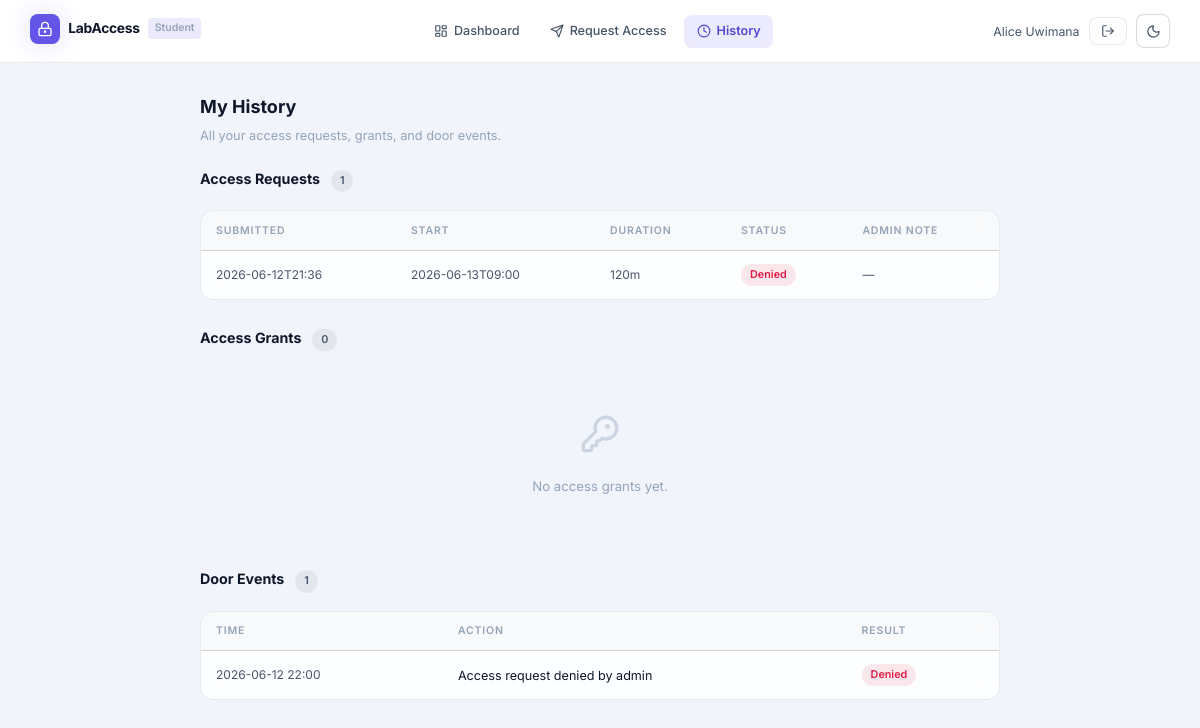
The page /student/history (signed in) on the database its author committed.
### tables this page shows
CREATE TABLE access_requests (
            id                   INTEGER PRIMARY KEY AUTOINCREMENT,
            student_reg          TEXT NOT NULL REFERENCES school_roster(reg_number),
            desired_start        TEXT NOT NULL,
            desired_duration_min INTEGER NOT NULL,
            note                 TEXT,
            card_image           TEXT,
            reco_file            TEXT,
            status               TEXT NOT NULL DEFAULT 'pending',
            admin_note           TEXT,
            decided_by           TEXT,
            grant_id             INTEGER,
            created              TEXT NOT NULL,
            decided_at           TEXT
        );

CREATE TABLE logs (
            id          INTEGER PRIMARY KEY AUTOINCREMENT,
            timestamp   TEXT,
            person_name TEXT,
            person_type TEXT,
            reg_number  TEXT,
            status      TEXT,
            action      TEXT,
            snapshot    TEXT
        );

### app.py (the view)
@app.route("/student/history")
@student_required
def student_history():
    reg      = session["student_reg"]
    roster   = db.get_roster_by_reg(reg)
    student  = db.get_student_by_reg(reg)
    requests = db.get_requests_by_student(reg)
    grants   = db.get_grants_by_student_id(student["id"]) if student else []
    log_list = db.get_logs_by_reg(reg) if student else []
    return render_template("student_history.html",
                           roster=roster, requests=requests,
                           grants=grants, log_list=log_list)

### app.py (called while the page is built)
def student_required(f):
    @wraps(f)
    def wrapper(*args, **kwargs):
        if not session.get("student_reg"):
            return redirect(url_for("student_login"))
        return f(*args, **kwargs)
    return wrapper

@app.context_processor
def inject_admin_globals():
    ctx = {}
    if session.get("logged_in"):
        ctx["pending_requests_count"] = db.get_pending_requests_count()
    return ctx

### database.py (called while the page is built)
def _connect():
    conn = sqlite3.connect(config.DB_PATH)
    conn.row_factory = sqlite3.Row
    conn.execute("PRAGMA foreign_keys = ON")
    return conn

def get_roster_by_reg(reg_number):
    conn = _connect()
    row = conn.execute(
        "SELECT * FROM school_roster WHERE reg_number=?", (reg_number,)
    ).fetchone()
    conn.close()
    return dict(row) if row else None

def get_student_by_reg(reg_number):
    conn = _connect()
    row = conn.execute(
        "SELECT * FROM students WHERE reg_number=?", (reg_number,)
    ).fetchone()
    conn.close()
    return dict(row) if row else None

def get_grants_by_student_id(student_id, limit=20):
    conn = _connect()
    rows = conn.execute(
        """SELECT * FROM access_grants WHERE student_id=?
           ORDER BY start_time DESC LIMIT ?""",
        (student_id, limit),
    ).fetchall()
    conn.close()
    return [dict(r) for r in rows]

def get_requests_by_student(reg_number, limit=20):
    conn = _connect()
    rows = conn.execute(
        "SELECT * FROM access_requests WHERE student_reg=? ORDER BY created DESC LIMIT ?",
        (reg_number, limit),
    ).fetchall()
    conn.close()
    return [dict(r) for r in rows]

def get_logs_by_reg(reg_number, limit=50):
    conn = _connect()
    rows = conn.execute(
        "SELECT * FROM logs WHERE reg_number=? ORDER BY id DESC LIMIT ?",
        (reg_number, limit),
    ).fetchall()
    conn.close()
    return [dict(r) for r in rows]

### templates/student_history.html (shortened to what this page needs)
{% extends "student_base.html" %}
{% set active_page = "history" %}
{% block content %}
<div style="margin-bottom:1.5rem">
  <h2 style="font-size:1.2rem;font-weight:700;color:var(--text-1)">My History</h2>
  <p style="font-size:.85rem;color:var(--text-3);margin-top:.3rem">
    All your access requests, grants, and door events.
  </p>
</div>
<div class="section-header">
  <div class="section-title">
    Access Requests
    <span class="badge badge-neutral" style="margin-left:.5rem">{{ requests|length }}</span>
  </div>
</div>
{% if requests %}
<div class="card" style="margin-bottom:1.8rem;padding:0">
  <div class="table-wrap" style="border:none">
    <table>
      <thead>
        <tr>
          <th>Submitted</th>
          <th>Start</th>
          <th>Duration</th>
          <th>Status</th>
          <th>Admin Note</th>
        </tr>
      </thead>
      <tbody>
        {% for req in requests %}
        <tr>
          <td class="td-muted">{{ req.created[:16] }}</td>
          <td class="td-muted">{{ req.desired_start[:16] }}</td>
          <td class="td-muted">{{ req.desired_duration_min }}m</td>
          <td>
            {% if req.status == 'approved' %}
              <span class="badge badge-green">Approved</span>
            {% elif req.status == 'denied' %}
              <span class="badge badge-red">Denied</span>
            {% else %}
              <span class="badge badge-amber">Pending</span>
            {% endif %}
          </td>
          <td class="td-muted">{{ req.admin_note or '—' }}</td>
        </tr>
        {% endfor %}
      </tbody>
    </table>
  </div>
</div>
{% else %}
<div class="empty-state" style="margin-bottom:1.8rem">
  <i data-lucide="send"></i>
  <p>No access requests yet.</p>
</div>
{% endif %}
<div class="section-header">
  <div class="section-title">
    Access Grants
    <span class="badge badge-neutral" style="margin-left:.5rem">{{ grants|length }}</span>
  </div>
</div>
{% if grants %}
<div class="card" style="margin-bottom:1.8rem;padding:0">
  <div class="table-wrap" style="border:none">
    <table>
      <thead>
        <tr>
          <th>Type</th>
          <th>Start</th>
          <th>End</th>
          <th>Status</th>
        </tr>
      </thead>
      <tbody>
        {% for g in grants %}
        <tr>
          <td>
            <span class="badge badge-neutral">{{ g.reason|title }}</span>
            {% if g.class_label %}
              <div style="font-size:.72rem;color:var(--text-3);margin-top:.15rem">{{ g.class_label }}</div>
            {% endif %}
          </td>
          <td class="td-muted">{{ g.start_time[:16] if g.start_time else '—' }}</td>
          <td class="td-muted">{{ g.end_time[:16] if g.end_time else '—' }}</td>
          <td>
            {% if g.active %}
              <span class="badge badge-green">Active</span>
            {% else %}
              <span class="badge badge-neutral">Ended</span>
            {% endif %}
          </td>
        </tr>
        {% endfor %}
      </tbody>
    </table>
  </div>
</div>
{% else %}
<div class="empty-state" style="margin-bottom:1.8rem">
  <i data-lucide="key-round"></i>
  <p>No access grants yet.</p>
</div>
{% endif %}
<div class="section-header">
  <div class="section-title">
    Door Events
    <span class="badge badge-neutral" style="margin-left:.5rem">{{ log_list|length }}</span>
  </div>
</div>
{% if log_list %}
<div class="card" style="padding:0">
  <div class="table-wrap" style="border:none">
    <table>
      <thead>
        <tr>
          <th>Time</th>
          <th>Action</th>
          <th>Result</th>
        </tr>
      </thead>
      <tbody>
        {% for log in log_list %}
        <tr>
          <td class="td-muted">{{ log.timestamp[:16] if log.timestamp else '—' }}</td>
          <td>{{ log.action or '—' }}</td>
          <td>
            {% if log.status == 'Granted' %}
              <span class="badge badge-green">Granted</span>
            {% elif log.status == 'Denied' %}
              <span class="badge badge-red">Denied</span>
            {% else %}
              <span class="badge badge-neutral">{{ log.status }}</span>
            {% endif %}
          </td>
        </tr>
        {% endfor %}
      </tbody>
    </table>
  </div>
</div>
{% else %}
<div class="empty-state">
  <i data-lucide="activity"></i>
  <p>No door events recorded for your account.</p>
</div>
{% endif %}
{% endblock %}

### static/style.css (style rules this page uses)
:root { --bg-base: #070b14; --bg-raised: #0d1117; --bg-card: rgba(255,255,255,0.035); --bg-card-hover: rgba(255,255,255,0.055); --border: rgba(255,255,255,0.07); --border-bright: rgba(255,255,255,0.13); --accent: #7c6af7; --accent-hover: #9380f9; --accent-dim: rgba(124,106,247,0.18); --accent-glow: 0 0 24px rgba(124,106,247,0.35); --green: #22c55e; --green-dim: rgba(34,197,94,0.14); --green-glow: 0 0 20px rgba(34,197,94,0.3); --red: #f43f5e; --red-dim: rgba(244,63,94,0.14); --red-glow: 0 0 20px rgba(244,63,94,0.3); --amber: #f59e0b; --amber-dim: rgba(245,158,11,0.14); --blue: #38bdf8; --blue-dim: rgba(56,189,248,0.14); --text-1: #e2e8f0; --text-2: #8892a4; --text-3: #4b5563; --sidebar-bg: #070b14; --topbar-bg: rgba(7,11,20,.8); --sidebar-w: 248px; --radius: 14px; --radius-sm: 8px; --shadow: 0 4px 24px rgba(0,0,0,0.4); --shadow-lg: 0 8px 48px rgba(0,0,0,0.6); }
[data-theme="light"] { --bg-base: #f1f5fb; --bg-raised: #ffffff; --bg-card: rgba(255,255,255,0.85); --bg-card-hover: rgba(255,255,255,1); --border: rgba(0,0,0,0.08); --border-bright: rgba(0,0,0,0.14); --accent: #6355e8; --accent-hover: #5547d0; --accent-dim: rgba(99,85,232,0.12); --accent-glow: 0 0 24px rgba(99,85,232,0.2); --green: #16a34a; --green-dim: rgba(22,163,74,0.10); --green-glow: 0 0 20px rgba(22,163,74,0.2); --red: #e11d48; --red-dim: rgba(225,29,72,0.10); --red-glow: 0 0 20px rgba(225,29,72,0.2); --amber: #d97706; --amber-dim: rgba(217,119,6,0.10); --blue: #0284c7; --blue-dim: rgba(2,132,199,0.10); --text-1: #0f172a; --text-2: #475569; --text-3: #94a3b8; --sidebar-bg: #ffffff; --topbar-bg: rgba(241,245,251,.9); --shadow: 0 4px 24px rgba(0,0,0,0.08); --shadow-lg: 0 8px 48px rgba(0,0,0,0.12); }
*, *::before, *::after { box-sizing: border-box; margin: 0; padding: 0; }
html { font-size: 15px; }
body { font-family: 'Inter', system-ui, sans-serif; background: var(--bg-base); color: var(--text-1); line-height: 1.55; min-height: 100vh; -webkit-font-smoothing: antialiased; }
.card { background: var(--bg-card); border: 1px solid var(--border); border-radius: var(--radius); padding: 1.5rem; backdrop-filter: blur(8px); }
.badge { display: inline-flex; align-items: center; gap: .25rem; padding: .18rem .6rem; border-radius: 999px; font-size: .72rem; font-weight: 600; white-space: nowrap; }
.badge-red { background: var(--red-dim); color: var(--red); }
.badge-neutral { background: rgba(128,128,128,.12); color: var(--text-2); }
.table-wrap { overflow-x: auto; border-radius: var(--radius); border: 1px solid var(--border); }
table { width: 100%; border-collapse: collapse; font-size: .84rem; }
thead th { padding: .75rem 1rem; text-align: left; font-size: .7rem; font-weight: 600; text-transform: uppercase; letter-spacing: .08em; color: var(--text-3); border-bottom: 1px solid var(--border); background: rgba(128,128,128,.04); }
tbody tr { border-bottom: 1px solid var(--border); transition: background .12s; }
tbody tr:last-child { border-bottom: none; }
tbody td { padding: .85rem 1rem; color: var(--text-1); vertical-align: middle; }
.td-muted { color: var(--text-2); font-size: .8rem; }
.section-header { display: flex; align-items: center; justify-content: space-between; margin-bottom: 1.2rem; }
.section-title { font-size: .95rem; font-weight: 700; color: var(--text-1); }
.empty-state { text-align: center; padding: 3rem 1rem; color: var(--text-3); }
.empty-state svg { width: 40px; height: 40px; margin: 0 auto 1rem; opacity: .4; }
.empty-state p { font-size: .88rem; }

### rows shown on the page
access_requests: created "2026-06-12T21:36", desired_start "2026-06-13T09:00", desired_duration_min "120", status "Denied", admin_note "—"
logs: timestamp "2026-06-12 22:00", action "Access request denied by admin", status "Denied"

### other values the page prints
{{ session.student_name or session.student_reg }} "Alice Uwimana"
{{ requests|length }} "1"
{{ grants|length }} "0"
{{ log_list|length }} "1"
